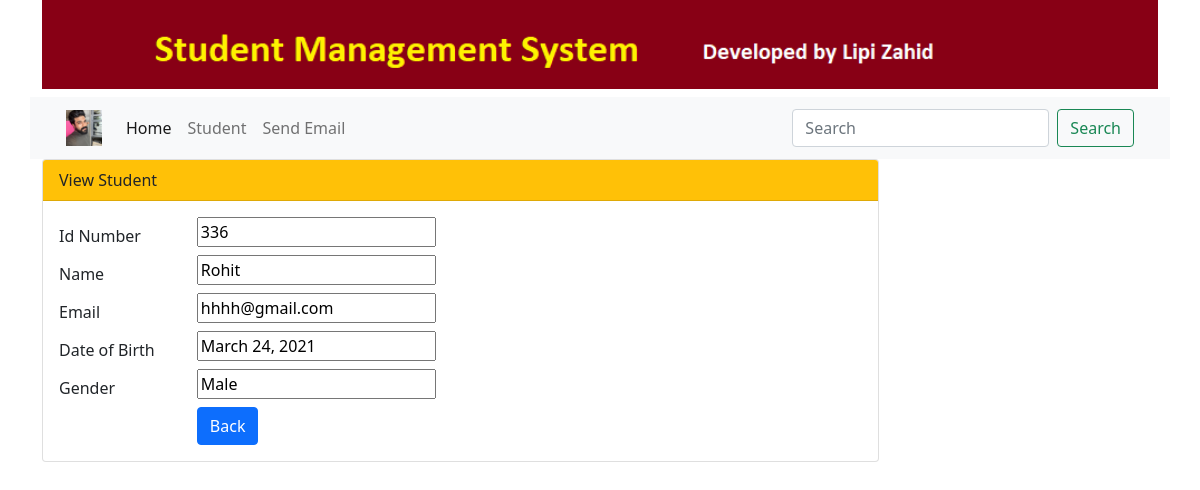
The page /std/details/336 on the database its author committed.
### myapp/models.py (models this page shows, shortened)
class Student(models.Model):
    GENDER_CHOICES=[('Male','Male'),('Female','Female')]
    id=models.AutoField(primary_key=True)
    name=models.CharField(max_length=100)
    email=models.EmailField(unique=True,blank=True)
    dob=models.DateField(default=datetime.now, blank=True)
    gender=models.CharField(max_length=6,choices=GENDER_CHOICES,default='Female')

### myapp/views.py (the view)
# urls.py: path('details/<int:id>', views.show,name='details'),
def show(request,id):
    student=Student.objects.get(pk=id)
    form=StudentForm(request.POST or None, instance=student)
    context={'title':'Details','student':student}
    return render(request,'student/details.html',context)

### templates/student/details.html (shortened to what this page needs)
{% extends 'base.html' %}
{% block content %}
        <form action="">
            <div class="card w-75">
                <div class="card-header bg-warning text-dark" >
                  View Student
                </div>
                <div class="card-body">
                    <div class="form-grow row">
                        <label for="id" class="col-sm-2 col-form-label">Id Number</label>
                        <div class="col-sm-6">
                            <input type="text" name="id",id="id_id" value="{{ student.id }}">
                        </div>
                    </div>
                    <div class="form-grow row">
                        <label for="name" class="col-sm-2 col-form-label">Name</label>
                        <div class="col-sm-6">
                            <input type="text" name="name",id="id_name" value="{{ student.name }}">
                        </div>
                    </div>
                    <div class="form-grow row">
                        <label for="email" class="col-sm-2 col-form-label">Email</label>
                        <div class="col-sm-6">
                            <input type="text" name="email",id="id_email" value="{{ student.email }}">
                        </div>
                    </div>
                    <div class="form-grow row">
                        <label for="dob" class="col-sm-2 col-form-label">Date of Birth</label>
                        <div class="col-sm-6">
                            <input type="text" name="dob",id="id_dob" value="{{ student.dob }}">
                        </div>
                    </div>
                    <div class="form-grow row">
                        <label for="gender" class="col-sm-2 col-form-label">Gender</label>
                        <div class="col-sm-6">
                            <input type="text" name="gender",id="id_gender" value="{{ student.gender }}">
                        </div>
                    </div>
                    <div class="form-grow row">
                        <label for="gender" class="col-sm-2 col-form-label"></label>
                        <div class="col-sm-6">
                            <a href="{%  url 'student:home' %}" class="btn btn-primary">Back</a>
                        </div>
                    </div>
                </div>
              </div>
        </form>
{% endblock %}

### rows shown on the page
Student: id "336", name "Rohit", email "hhhh@gmail.com", dob "March 24, 2021", gender "Male"
